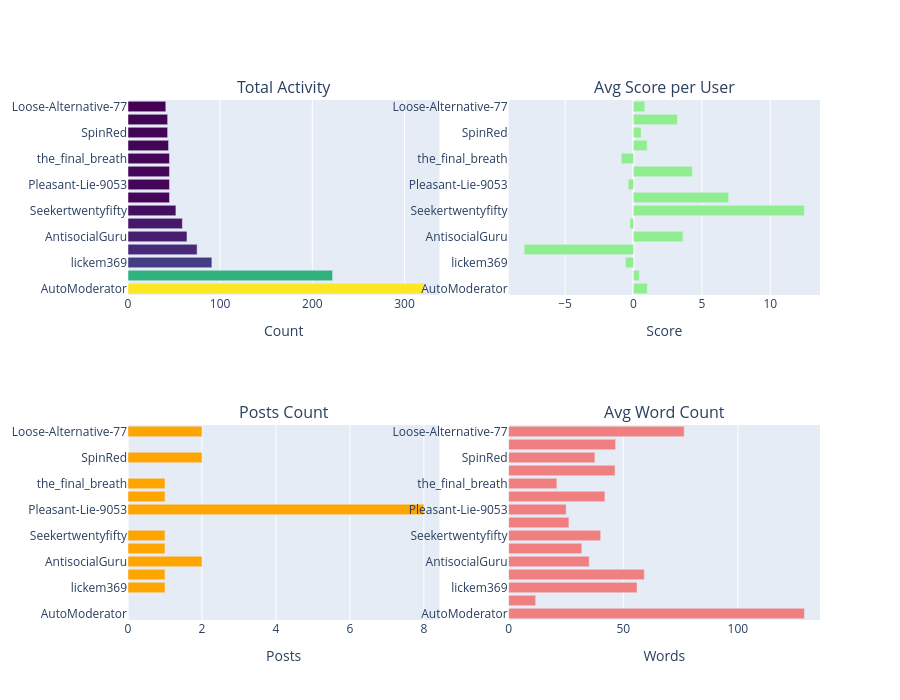

Write notebook code for a chart like this one.
### Code cell
# Analiza ról użytkowników na podstawie ich aktywności
user_stats = df.groupby('author').agg({
    'activity_id': 'count',  # total posts/comments
    'activity_type': lambda x: (x == 'post').sum(),  # number of posts
    'score': ['mean', 'sum', 'max'],  # engagement metrics
    'word_count': 'mean',  # avg content length
    'edited': lambda x: x.sum() if x.dtype == bool else (x == True).sum(),  # edits count
}).round(2)

user_stats.columns = ['total_activity', 'posts_count', 'avg_score', 'total_score', 'max_score', 'avg_word_count', 'edits_count']
user_stats = user_stats.sort_values('total_activity', ascending=False)

print("=== TOP USERS PROFILE ===")
print(user_stats.head(15))

# Wykresy profili użytkowników
top_15_users = user_stats.head(15)

fig = make_subplots(rows=2, cols=2, subplot_titles=('Total Activity', 'Avg Score per User',
                                                     'Posts Count', 'Avg Word Count'),
                     specs=[[{}, {}], [{}, {}]])

# Total activity
fig.add_trace(go.Bar(x=top_15_users['total_activity'].values, 
                     y=top_15_users.index, orientation='h',
                     marker=dict(color=top_15_users['total_activity'].values, colorscale='Viridis'),
                     name='Activity'), row=1, col=1)

# Avg score
fig.add_trace(go.Bar(x=top_15_users['avg_score'].values,
                     y=top_15_users.index, orientation='h',
                     marker=dict(color='lightgreen'),
                     name='Avg Score'), row=1, col=2)

# Posts count
fig.add_trace(go.Bar(x=top_15_users['posts_count'].values,
                     y=top_15_users.index, orientation='h',
                     marker=dict(color='orange'),
                     name='Posts'), row=2, col=1)

# Avg word count
fig.add_trace(go.Bar(x=top_15_users['avg_word_count'].values,
                     y=top_15_users.index, orientation='h',
                     marker=dict(color='lightcoral'),
                     name='Avg Words'), row=2, col=2)

fig.update_xaxes(title_text="Count", row=1, col=1)
fig.update_xaxes(title_text="Score", row=1, col=2)
fig.update_xaxes(title_text="Posts", row=2, col=1)
fig.update_xaxes(title_text="Words", row=2, col=2)
fig.update_layout(height=700, showlegend=False)
fig.show()

### Figure 1 — Plotly figure (JSON) as saved in the notebook; plotly's stock layout.template omitted (floating-point values rounded to 4 significant figures)
{"data": [{"marker": {"color": [321, 222, 91, 75, 64, 59, 52, 45, 45, 45, 45, 44, 43, 43, 41], "colorscale": [[0, "#440154"], [0.1111, "#482878"], [0.2222, "#3e4989"], [0.3333, "#31688e"], [0.4444, "#26828e"], [0.5556, "#1f9e89"], [0.6667, "#35b779"], [0.7778, "#6ece58"], [0.8889, "#b5de2b"], [1, "#fde725"]]}, "name": "Activity", "orientation": "h", "type": "bar", "x": [321, 222, 91, 75, 64, 59, 52, 45, 45, 45, 45, 44, 43, 43, 41], "xaxis": "x", "y": ["AutoModerator", "aliens-ModTeam", "lickem369", "Funkadelick99", "AntisocialGuru", "MilkTeaPetty", "Seekertwentyfifty", "Mn4by", "Pleasant-Lie-9053", "Alien_Element", "the_final_breath", "The_Scout1255", "SpinRed", "Shardaxx", "Loose-Alternative-77"], "yaxis": "y"}, {"marker": {"color": "lightgreen"}, "name": "Avg Score", "orientation": "h", "type": "bar", "x": [1.01, 0.42, -0.59, -7.99, 3.62, -0.25, 12.5, 6.96, -0.38, 4.31, -0.89, 1.0, 0.56, 3.21, 0.83], "xaxis": "x2", "y": ["AutoModerator", "aliens-ModTeam", "lickem369", "Funkadelick99", "AntisocialGuru", "MilkTeaPetty", "Seekertwentyfifty", "Mn4by", "Pleasant-Lie-9053", "Alien_Element", "the_final_breath", "The_Scout1255", "SpinRed", "Shardaxx", "Loose-Alternative-77"], "yaxis": "y2"}, {"marker": {"color": "orange"}, "name": "Posts", "orientation": "h", "type": "bar", "x": [0, 0, 1, 1, 2, 1, 1, 0, 8, 1, 1, 0, 2, 0, 2], "xaxis": "x3", "y": ["AutoModerator", "aliens-ModTeam", "lickem369", "Funkadelick99", "AntisocialGuru", "MilkTeaPetty", "Seekertwentyfifty", "Mn4by", "Pleasant-Lie-9053", "Alien_Element", "the_final_breath", "The_Scout1255", "SpinRed", "Shardaxx", "Loose-Alternative-77"], "yaxis": "y3"}, {"marker": {"color": "lightcoral"}, "name": "Avg Words", "orientation": "h", "type": "bar", "x": [129.0, 11.8, 56.01, 59.21, 35.16, 31.95, 40.15, 26.31, 25.11, 42.02, 21.04, 46.43, 37.65, 46.67, 76.59], "xaxis": "x4", "y": ["AutoModerator", "aliens-ModTeam", "lickem369", "Funkadelick99", "AntisocialGuru", "MilkTeaPetty", "Seekertwentyfifty", "Mn4by", "Pleasant-Lie-9053", "Alien_Element", "the_final_breath", "The_Scout1255", "SpinRed", "Shardaxx", "Loose-Alternative-77"], "yaxis": "y4"}], "layout": {"annotations": [{"font": {"size": 16}, "showarrow": false, "text": "Total Activity", "x": 0.225, "xanchor": "center", "xref": "paper", "y": 1, "yanchor": "bottom", "yref": "paper"}, {"font": {"size": 16}, "showarrow": false, "text": "Avg Score per User", "x": 0.775, "xanchor": "center", "xref": "paper", "y": 1, "yanchor": "bottom", "yref": "paper"}, {"font": {"size": 16}, "showarrow": false, "text": "Posts Count", "x": 0.225, "xanchor": "center", "xref": "paper", "y": 0.375, "yanchor": "bottom", "yref": "paper"}, {"font": {"size": 16}, "showarrow": false, "text": "Avg Word Count", "x": 0.775, "xanchor": "center", "xref": "paper", "y": 0.375, "yanchor": "bottom", "yref": "paper"}], "height": 700, "showlegend": false, "xaxis": {"anchor": "y", "domain": [0, 0.45], "title": {"text": "Count"}}, "xaxis2": {"anchor": "y2", "domain": [0.55, 1], "title": {"text": "Score"}}, "xaxis3": {"anchor": "y3", "domain": [0, 0.45], "title": {"text": "Posts"}}, "xaxis4": {"anchor": "y4", "domain": [0.55, 1], "title": {"text": "Words"}}, "yaxis": {"anchor": "x", "domain": [0.625, 1]}, "yaxis2": {"anchor": "x2", "domain": [0.625, 1]}, "yaxis3": {"anchor": "x3", "domain": [0, 0.375]}, "yaxis4": {"anchor": "x4", "domain": [0, 0.375]}}}
